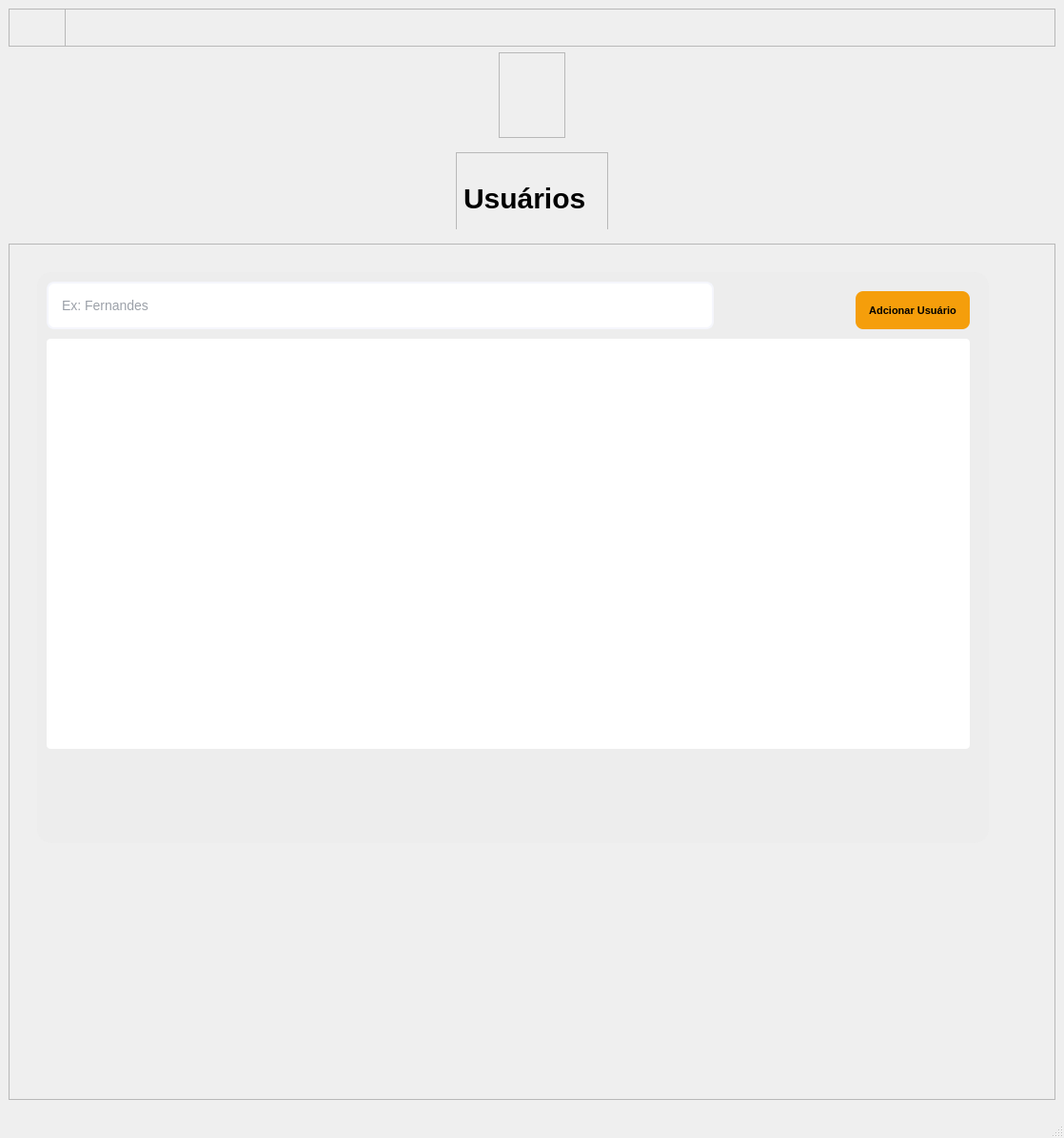
<?xml version="1.0" encoding="UTF-8"?>
<ui version="4.0">
 <class>MainWindow</class>
 <widget class="QMainWindow" name="MainWindow">
  <property name="geometry">
   <rect>
    <x>0</x>
    <y>0</y>
    <width>1118</width>
    <height>1196</height>
   </rect>
  </property>
  <property name="windowTitle">
   <string>MainWindow</string>
  </property>
  <widget class="QWidget" name="centralwidget">
   <layout class="QVBoxLayout" name="verticalLayout">
    <item>
     <widget class="QFrame" name="frame_4">
      <property name="minimumSize">
       <size>
        <width>600</width>
        <height>40</height>
       </size>
      </property>
      <property name="maximumSize">
       <size>
        <width>16777215</width>
        <height>40</height>
       </size>
      </property>
      <property name="frameShape">
       <enum>QFrame::StyledPanel</enum>
      </property>
      <property name="frameShadow">
       <enum>QFrame::Raised</enum>
      </property>
      <widget class="QFrame" name="frame_5">
       <property name="geometry">
        <rect>
         <x>0</x>
         <y>0</y>
         <width>60</width>
         <height>40</height>
        </rect>
       </property>
       <property name="minimumSize">
        <size>
         <width>50</width>
         <height>40</height>
        </size>
       </property>
       <property name="maximumSize">
        <size>
         <width>60</width>
         <height>40</height>
        </size>
       </property>
       <property name="frameShape">
        <enum>QFrame::StyledPanel</enum>
       </property>
       <property name="frameShadow">
        <enum>QFrame::Raised</enum>
       </property>
       <widget class="QPushButton" name="pushButton_3">
        <property name="geometry">
         <rect>
          <x>0</x>
          <y>0</y>
          <width>50</width>
          <height>40</height>
         </rect>
        </property>
        <property name="cursor">
         <cursorShape>PointingHandCursor</cursorShape>
        </property>
        <property name="styleSheet">
         <string notr="true">QPushButton{
background: transparent;
border: none;
}</string>
        </property>
        <property name="text">
         <string/>
        </property>
        <property name="icon">
         <iconset>
          <normaloff>../imagem/icons/back.png</normaloff>../imagem/icons/back.png</iconset>
        </property>
        <property name="iconSize">
         <size>
          <width>32</width>
          <height>32</height>
         </size>
        </property>
        <property name="flat">
         <bool>false</bool>
        </property>
       </widget>
      </widget>
     </widget>
    </item>
    <item alignment="Qt::AlignHCenter">
     <widget class="QFrame" name="frame_6">
      <property name="minimumSize">
       <size>
        <width>70</width>
        <height>90</height>
       </size>
      </property>
      <property name="maximumSize">
       <size>
        <width>70</width>
        <height>90</height>
       </size>
      </property>
      <property name="frameShape">
       <enum>QFrame::StyledPanel</enum>
      </property>
      <property name="frameShadow">
       <enum>QFrame::Raised</enum>
      </property>
      <widget class="QLabel" name="label_2">
       <property name="geometry">
        <rect>
         <x>0</x>
         <y>0</y>
         <width>70</width>
         <height>90</height>
        </rect>
       </property>
       <property name="text">
        <string/>
       </property>
       <property name="pixmap">
        <pixmap>../imagem/MOTORMAX-LGO.png</pixmap>
       </property>
       <property name="scaledContents">
        <bool>true</bool>
       </property>
      </widget>
     </widget>
    </item>
    <item alignment="Qt::AlignHCenter">
     <widget class="QWidget" name="widget" native="true">
      <property name="minimumSize">
       <size>
        <width>720</width>
        <height>90</height>
       </size>
      </property>
      <property name="maximumSize">
       <size>
        <width>16777215</width>
        <height>90</height>
       </size>
      </property>
      <layout class="QHBoxLayout" name="horizontalLayout">
       <item>
        <widget class="QFrame" name="frame">
         <property name="minimumSize">
          <size>
           <width>160</width>
           <height>100</height>
          </size>
         </property>
         <property name="maximumSize">
          <size>
           <width>160</width>
           <height>100</height>
          </size>
         </property>
         <property name="styleSheet">
          <string notr="true">QLabel{
font-size: 30px;
font: bold;
margin-top: 30px;
margin-bottom: 15px;
}</string>
         </property>
         <property name="frameShape">
          <enum>QFrame::StyledPanel</enum>
         </property>
         <property name="frameShadow">
          <enum>QFrame::Raised</enum>
         </property>
         <widget class="QLabel" name="label_3">
          <property name="geometry">
           <rect>
            <x>0</x>
            <y>0</y>
            <width>141</width>
            <height>81</height>
           </rect>
          </property>
          <property name="font">
           <font>
            <pointsize>1</pointsize>
            <weight>75</weight>
            <italic>false</italic>
            <bold>true</bold>
           </font>
          </property>
          <property name="text">
           <string>Usuários</string>
          </property>
         </widget>
        </widget>
       </item>
      </layout>
     </widget>
    </item>
    <item alignment="Qt::AlignHCenter|Qt::AlignVCenter">
     <widget class="QFrame" name="frame_2">
      <property name="minimumSize">
       <size>
        <width>1100</width>
        <height>900</height>
       </size>
      </property>
      <property name="styleSheet">
       <string notr="true"/>
      </property>
      <property name="frameShape">
       <enum>QFrame::StyledPanel</enum>
      </property>
      <property name="frameShadow">
       <enum>QFrame::Raised</enum>
      </property>
      <widget class="QFrame" name="frame_3">
       <property name="geometry">
        <rect>
         <x>30</x>
         <y>30</y>
         <width>1000</width>
         <height>600</height>
        </rect>
       </property>
       <property name="minimumSize">
        <size>
         <width>1000</width>
         <height>600</height>
        </size>
       </property>
       <property name="maximumSize">
        <size>
         <width>1000</width>
         <height>600</height>
        </size>
       </property>
       <property name="styleSheet">
        <string notr="true">QFrame{
background-color: rgba(236, 236, 236, 200);
border-radius: 15px;
}</string>
       </property>
       <property name="frameShape">
        <enum>QFrame::StyledPanel</enum>
       </property>
       <property name="frameShadow">
        <enum>QFrame::Raised</enum>
       </property>
       <widget class="QLineEdit" name="lineEdit">
        <property name="geometry">
         <rect>
          <x>10</x>
          <y>10</y>
          <width>701</width>
          <height>50</height>
         </rect>
        </property>
        <property name="font">
         <font>
          <pointsize>1</pointsize>
         </font>
        </property>
        <property name="styleSheet">
         <string notr="true">QLineEdit {
border: 2px solid rgb(245, 246, 252);
border-radius: 8px;
padding: 12px;
font-size: 14px;
color: #374151;
}

QLineEdit:hover{
background-color: rgb(234, 236, 240);
}

QLineEdit:focus{
border: 2px solid #7f8082;
}</string>
        </property>
        <property name="placeholderText">
         <string>Ex: Fernandes</string>
        </property>
       </widget>
       <widget class="QPushButton" name="pushButton">
        <property name="geometry">
         <rect>
          <x>860</x>
          <y>20</y>
          <width>120</width>
          <height>40</height>
         </rect>
        </property>
        <property name="cursor">
         <cursorShape>PointingHandCursor</cursorShape>
        </property>
        <property name="styleSheet">
         <string notr="true">QPushButton{
background-color: #f59e0b;
color: black;
border: none;
border-radius: 8px;
font-size: 11px;
font-weight: bold;
min-height: 20px;
}

QPushButton:hover{
background-color: #d97706;
}

QPushButton:pressed{
background-color: #b45309;
}

QPushButton:disabled{
background-color: #582503;
}</string>
        </property>
        <property name="text">
         <string>Adcionar Usuário</string>
        </property>
       </widget>
       <widget class="QTableWidget" name="tableWidget">
        <property name="geometry">
         <rect>
          <x>10</x>
          <y>70</y>
          <width>970</width>
          <height>431</height>
         </rect>
        </property>
        <property name="styleSheet">
         <string notr="true">background: white;
border-radius: 4px;</string>
        </property>
       </widget>
      </widget>
     </widget>
    </item>
   </layout>
  </widget>
  <widget class="QStatusBar" name="statusbar"/>
 </widget>
 <resources/>
 <connections/>
</ui>
